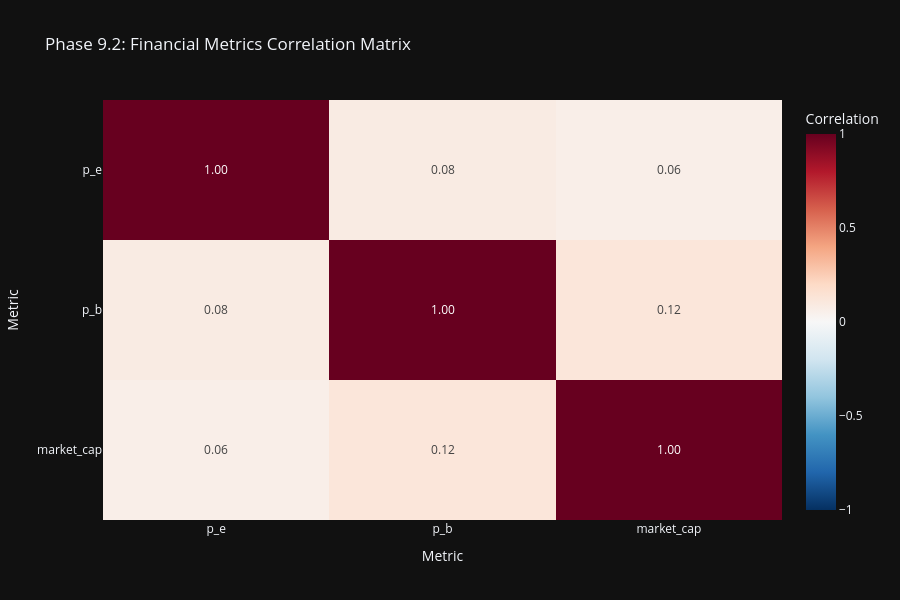

The notebook cell saved with this chart:
### Code cell
# Phase 9.2: Interactive correlation heatmap
print("\n📈 Creating enhanced correlation analysis...")
if 'correlations' in eda_stats and eda_stats['correlations']:
    corr_df = pd.DataFrame(eda_stats['correlations'])

    # Select key financial metrics for focused correlation analysis
    key_metrics = ['p_e', 'p_b', 'ev_ebitda', 'market_cap', 'roe', 'roa',
                   'debt_to_equity', 'current_ratio', 'net_margin', 'ebitda_margin']
    available_metrics = [m for m in key_metrics if m in corr_df.columns]

    if len(available_metrics) >= 3:
        corr_subset = corr_df.loc[available_metrics, available_metrics]

        fig_corr = px.imshow(
                corr_subset,
                labels=dict(x="Metric", y="Metric", color="Correlation"),
                title='Phase 9.2: Financial Metrics Correlation Matrix',
                color_continuous_scale='RdBu_r',
                zmin=-1, zmax=1,
                aspect='auto',
                height=600,
                text_auto='.2f'
                )
        fig_corr.show()
        fig_corr.write_html(eda_output_dir / "phase92_correlation_matrix.html")
        print(f"  ✓ Saved: {eda_output_dir / 'phase92_correlation_matrix.html'}")

### Figure 1 — Plotly figure (JSON) as saved in the notebook; plotly's stock layout.template omitted (floating-point values rounded to 4 significant figures)
{"data": [{"coloraxis": "coloraxis", "name": "0", "texttemplate": "%{z:.2f}", "x": ["p_e", "p_b", "market_cap"], "y": ["p_e", "p_b", "market_cap"], "z": [[1.0, 0.08285, 0.06162], [0.08285, 1.0, 0.1199], [0.06162, 0.1199, 1.0]], "type": "heatmap", "xaxis": "x", "yaxis": "y", "hovertemplate": "Metric: %{x}<br>Metric: %{y}<br>Correlation: %{z}<extra></extra>"}], "layout": {"xaxis": {"anchor": "y", "domain": [0.0, 1.0], "title": {"text": "Metric"}}, "yaxis": {"anchor": "x", "domain": [0.0, 1.0], "autorange": "reversed", "title": {"text": "Metric"}}, "coloraxis": {"colorbar": {"title": {"text": "Correlation"}}, "colorscale": [[0.0, "rgb(5,48,97)"], [0.1, "rgb(33,102,172)"], [0.2, "rgb(67,147,195)"], [0.3, "rgb(146,197,222)"], [0.4, "rgb(209,229,240)"], [0.5, "rgb(247,247,247)"], [0.6, "rgb(253,219,199)"], [0.7, "rgb(244,165,130)"], [0.8, "rgb(214,96,77)"], [0.9, "rgb(178,24,43)"], [1.0, "rgb(103,0,31)"]], "cmin": -1, "cmax": 1}, "title": {"text": "Phase 9.2: Financial Metrics Correlation Matrix"}, "height": 600}}
